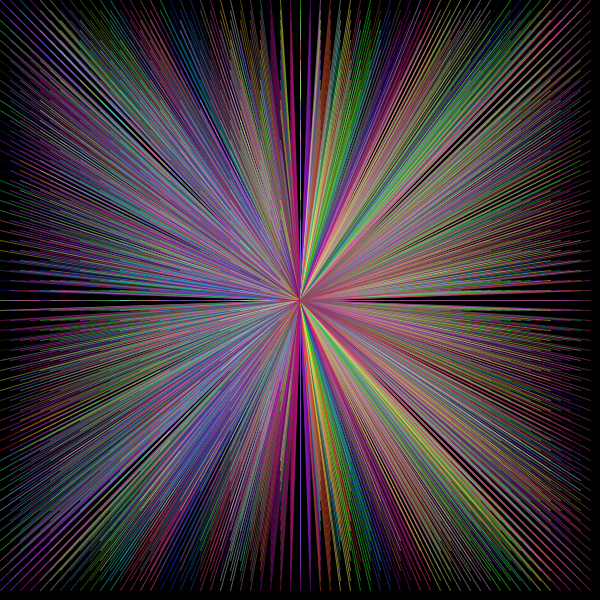
Frame 1 (no input)
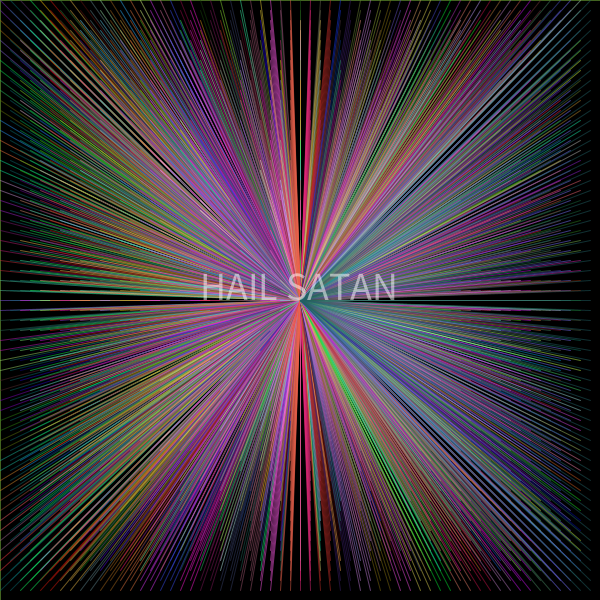
Frame 60 (the mouse pressed at the canvas centre just before this capture)
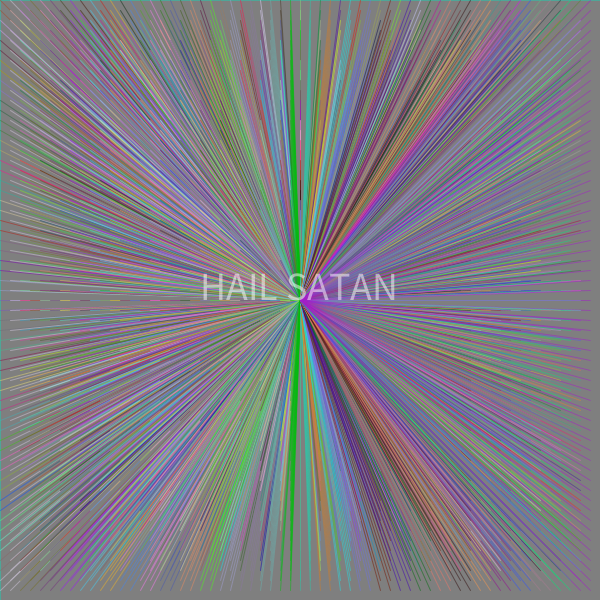
Frame 120 (the mouse held since frame 60 and released just before this capture)

The Processing sketch that drew these frames (run headless with seeded random() and noise(); from frame 60 on, the mouse is pressed at the canvas centre):

// Processing sketch: processing_20249
// ── processing_20249.pde

// basic loop and pattern sketch

float count = 1;

void setup(){
  background(255);
  size(600,600);
  smooth(); 
}

void draw(){
  fill(map(mouseX, 0, height, 0, 255));
  rect(0,0,width,height);
    for(int i = 0; i < width; i+=10){
    for(int j = 0; j < height; j+=10){
      if(i%20 == 0 && j%20 ==0){
        stroke(random(0,255),random(0,255),random(0,255),128);
      }
      else {
        noFill(); 
      }
       //fill(0, 80); noStroke();
       line(i,j,width/2,height/2);
     }
   } 
   
  if(count%20==0){
   textSize(40);
   fill(255,128);
   text("HAIL SATAN",(width/2)-100,height/2);
  }
   
   count++;
 }
